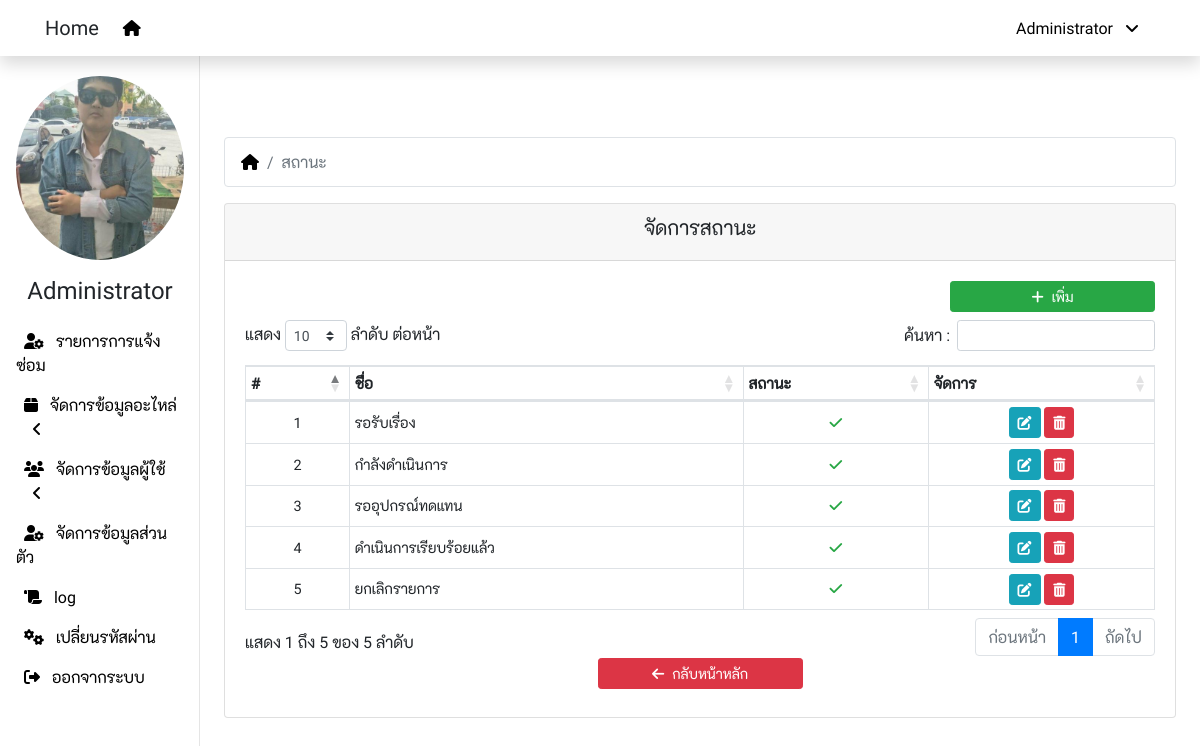
Screenshot of /status.php (signed in) with the database file from the repository.
### tables this page shows
CREATE TABLE `ex_user` (
  `user_id` int(11) NOT NULL,
  `user_code` varchar(20) NOT NULL,
  `user_name` varchar(100) NOT NULL,
  `user_surname` varchar(100) NOT NULL,
  `user_picture` varchar(20) NOT NULL,
  `user_nickname` varchar(50) NOT NULL,
  `dep_id` int(11) NOT NULL,
  `user_email` varchar(100) NOT NULL,
  `user_telephone` varchar(50) NOT NULL,
  `user_mobile` varchar(50) NOT NULL,
  `user_line` varchar(50) NOT NULL,
  `user_level` int(11) NOT NULL DEFAULT '1',
  `user_status` int(1) NOT NULL DEFAULT '1',
  `user_create` varchar(50) NOT NULL,
  `user_update` timestamp NOT NULL DEFAULT CURRENT_TIMESTAMP ON UPDATE CURRENT_TIMESTAMP
);

CREATE TABLE `ex_status` (
  `status_id` int(11) NOT NULL,
  `status_name` varchar(100) NOT NULL,
  `status_status` int(11) NOT NULL DEFAULT '1',
  `status_update` timestamp NOT NULL DEFAULT CURRENT_TIMESTAMP ON UPDATE CURRENT_TIMESTAMP
);

### config/function.php (called while the page is built, shortened)
<?php
  function getUserPicture($code){
    global $dbcon;
    $data = [$code];
    $sql = "SELECT user_picture FROM ex_user WHERE user_code = ?";
    $stmt = $dbcon->prepare($sql);
    $stmt->execute($data);
    $row = $stmt->fetch();
    $get = $row['user_picture'];
    return $get;
  }
  function getUserNickname($code){
    global $dbcon;
    $data = [$code];
    $sql = "SELECT user_nickname FROM ex_user WHERE user_code = ?";
    $stmt = $dbcon->prepare($sql);
    $stmt->execute($data);
    $row = $stmt->fetch();
    $get = $row['user_nickname'];
    return $get;
  }
  function getUserLevel($code){
    global $dbcon;
    $data = [$code];
    $sql = "SELECT user_level FROM ex_user WHERE user_code = ?";
    $stmt = $dbcon->prepare($sql);
    $stmt->execute($data);
    $row = $stmt->fetch();
    $get = $row['user_level'];
    return $get;
  }
  function getStatus(){
    global $dbcon;
    $sql = "SELECT * FROM ex_status";
    $stmt = $dbcon->prepare($sql);
    $stmt->execute();
    return $stmt;
  }
?>

### status.php (the view, shortened to what this page needs)
<?php
  include_once 'config/connection.php';
  include_once 'config/function.php';
  $act = isset($_GET['act']) ? $_GET['act'] : 'index';
?>
<!DOCTYPE html>
<html lang="en">
<head>
  <link rel="stylesheet" href="node_modules/bootstrap/dist/css/bootstrap.min.css">
  <link rel="stylesheet" href="node_modules/@fortawesome/fontawesome-pro/css/all.min.css">
  <link rel="stylesheet" href="node_modules/datatables.net-bs4/css/dataTables.bootstrap4.min.css">
  <link rel="stylesheet" href="public/css/custom.css">
</head>
<body>
  <?php include_once 'inc/navbar.php' ?>
  <div class="container-fluid">
    <div class="row">
      <?php include_once 'inc/sidemenu.php' ?>
      <main role="main" class="col-xl-10 col-md-9 ml-sm-auto px-4">
        <?php
          if($act == 'index'):
        ?>
        <nav>
          <ol class="breadcrumb bg-white border">
            <li class="breadcrumb-item">
              <a href="request.php"><i class="fas fa-home"></i></a>
            </li>
            <li class="breadcrumb-item active">
              สถานะ
            </li>
          </ol>
        </nav>
        <div class="row justify-content-center">
          <div class="col-12">
            <div class="card">
              <div class="card-header">
                <h5 class="text-center">จัดการสถานะ</h5>
              </div>
              <div class="card-body">
                <div class="row justify-content-end">
                  <div class="col-xl-3 col-md-6 mb-2">
                    <a href="?act=add" class="btn btn-success btn-sm btn-block">
                      <i class="fas fa-plus mr-2"></i>เพิ่ม
                    </a>
                  </div>
                </div>
                <div class="row justify-content-center">
                  <div class="col-12">
                    <div class="table-responsive">
                      <table id="data" class="table table-bordered table-hover table-sm">
                        <thead>
                          <tr>
                            <th>#</th>
                            <th>ชื่อ</th>
                            <th>สถานะ</th>
                            <th>จัดการ</th>
                          </tr>
                        </thead>
                        <tbody>
                          <?php
                            $result = getStatus();
                            foreach($result as $key => $row):
                          ?>
                          <tr>
                            <td><?php echo $key+1 ?></td>
                            <td class="text-left"><?php echo $row['status_name'] ?></td>
                            <td>
                              <?php echo ($row['status_status'] == 1
                                ? '<i class="fas fa-check text-success"></i>'
                                : '<i class="fas fa-times-circle text-danger"></i>')
                              ?>
                            </td>
                            <td>
                              <a href="?act=edit&id=<?php echo $row['status_id'] ?>" class="btn btn-info btn-sm">
                                <i class="fas fa-edit"></i>
                              </a>
                              <a class="btn btn-danger btn-sm" href="?act=delete&id=<?php echo $row['status_id'] ?>"
                                  onClick="return confirm('Are you sure?');">
                                  <i class="fas fa-trash-alt"></i>
                              </a>
                            </td>
                          </tr>
                          <?php
                            endforeach;
                          ?>
                        </tbody>
                      </table>
                    </div>
                  </div>
                  <div class="col-sm-3 pb-2">
                    <a class="btn btn-danger btn-sm btn-block" href="request.php">
                      <i class="fa fa-arrow-left pr-2"></i>กลับหน้าหลัก
                    </a>
                  </div>
                </div>
              </div>
            </div>
          </div>
        </div>
        <?php
          endif;
        ?>
      </main>
    </div>
  </div>
</body>
</html>

### inc/navbar.php (shortened to what this page needs)
<nav class="navbar navbar-expand-lg bg-white fixed-top flex-md-nowrap shadow">
  <div class="container">
    <span class="navbar-brand">Home</span>
    <div class="collapse navbar-collapse" id="navbarMenu">
      <ul class="navbar-nav mr-auto">
        <li class="nav-item">
          <a class="nav-link" href="request.php">
            <i class="fas fa-home"></i>
          </a>
        </li>
      </ul>
      <ul class="navbar-nav ml-auto">
        <li class="nav-item dropdown">
          <a class="nav-link" href="javascript:void(0)" data-toggle="dropdown">
            <?php echo getUserNickname($_SESSION['user_code']) ?>
            <i class="fa fa-angle-down px-2"></i>
          </a>
        </li>
      </ul>
    </div>
  </div>
</nav>

### inc/sidemenu.php (shortened to what this page needs)
<nav class="col-xl-2 col-md-3 d-none d-md-block sidebar">
  <div class="sidebar-sticky">
    <ul class="nav flex-column">
      <li class="nav-item">
        <img class="nav-link img-fluid picture-profile mx-auto d-block"
          src="public/images/users/<?php echo getUserPicture($_SESSION['user_code']) ?>" alt="">
      </li>
      <li class="nav-item">
        <h4 class="nav-link text-center">
          <?php echo getUserNickname($_SESSION['user_code']) ?>
        </h4>
      </li>
      <?php
        $profile = strpos($_SERVER['PHP_SELF'], "profile.php");
        $chgpwd = strpos($_SERVER['PHP_SELF'], "change_pwd.php");
        $computers = strpos($_SERVER['PHP_SELF'], "computers.php");
        $software = strpos($_SERVER['PHP_SELF'], "software.php");
        $check_level = getUserLevel($_SESSION['user_code']);
      ?>
      <?php if($check_level == 69 || $check_level == 99): ?>
        <li class="nav-item">
          <li class="nav-item <?php if($computers || $software) echo 'active' ?>">
            <a class="nav-link" href="manage1.php">
              <i class="fas fa-user-cog px-2"></i>
              รายการการแจ้งซ่อม
            </a>
          </li>
          <a class="nav-link" data-toggle="collapse" href="#sub_dashboard2">
            <i class="fas fa-box px-2"></i>
             จัดการข้อมูลอะไหล่
            <i class="fas fa-angle-<?php echo ($profile || $chgpwd ? 'down' : 'left') ?> px-3"></i>
          </a>
          <li class="nav-item">
            <a class="nav-link" data-toggle="collapse" href="#sub_dashboard">
              <i class="fas fa-users px-2"></i>
              จัดการข้อมูลผู้ใช้
              <i class="fas fa-angle-<?php echo ($profile || $chgpwd ? 'down' : 'left') ?> px-3"></i>
            </a>
          </li>
        </li>
        <li class="nav-item <?php if($computers || $software) echo 'active' ?>">
          <a class="nav-link" href="profile.php">
            <i class="fas fa-user-cog px-2"></i>
            จัดการข้อมูลส่วนตัว
          </a>
        </li>
        <li class="nav-item <?php if($computers || $software) echo 'active' ?>">
          <a class="nav-link" href="log.php">
            <i class="fas fa-scroll px-2"></i>
            log
          </a>
        </li>
        <li class="nav-item <?php if($computers || $software) echo 'active' ?>">
          <a class="nav-link" href="change_pwd.php">
            <i class="fas fa-cogs px-2"></i>
            เปลี่ยนรหัสผ่าน
          </a>
        </li>
        <li class="nav-item <?php if($computers || $software) echo 'active' ?>">
          <a class="nav-link" href="logout.php">
            <i class="fas fa-sign-out-alt px-2"></i>
            ออกจากระบบ
          </a>
        </li>
      <?php
        endif;
      ?>
    </ul>
  </div>
</nav>

### public/css/custom.css (style rules this page uses)
body { font-family: 'robotoregular', 'k2dregular', Tahoma; }
td, tr { white-space: normal; text-align: center; vertical-align: middle !important; font-size: 0.95em; }
a { color: #000; }
.active , .active a { color: #DC3545; }
.sidebar { position: fixed; top: 0; bottom: 0; left: 0; z-index: 100; padding: 60px 0 0; box-shadow: inset -1px 0 0 rgba(0, 0, 0, .1); }
.sidebar-sticky { position: relative; top: 0; height: calc(100vh - 60px); padding-top: .5rem; overflow-x: hidden; overflow-y: auto; }
.picture-profile { width: 200px; height: 200px; border-radius: 50%; object-fit: cover; }
[role="main"] { padding-top: 80px; }

### rows the page displays
ex_user: user_nickname "Administrator", user_picture (picture)
ex_status: status_name "รอรับเรื่อง", status_status 1 (drawn)
ex_status: status_name "กำลังดำเนินการ", status_status 1 (drawn)
ex_status: status_name "รออุปกรณ์ทดแทน", status_status 1 (drawn)
ex_status: status_name "ดำเนินการเรียบร้อยแล้ว", status_status 1 (drawn)
ex_status: status_name "ยกเลิกรายการ", status_status 1 (drawn)
